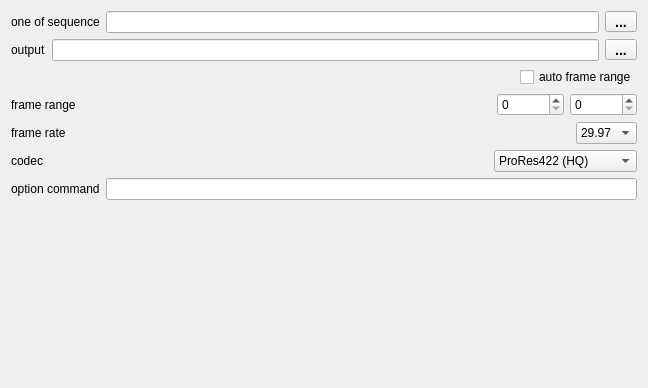
<?xml version="1.0" encoding="UTF-8"?>
<ui version="4.0">
 <class>TaskFfmpegWidget</class>
 <widget class="QWidget" name="TaskFfmpegWidget">
  <property name="geometry">
   <rect>
    <x>0</x>
    <y>0</y>
    <width>648</width>
    <height>388</height>
   </rect>
  </property>
  <property name="acceptDrops">
   <bool>true</bool>
  </property>
  <property name="windowTitle">
   <string>spool maya</string>
  </property>
  <layout class="QVBoxLayout" name="verticalLayout">
   <item>
    <layout class="QHBoxLayout" name="horizontalLayout_5">
     <item>
      <widget class="QLabel" name="label_3">
       <property name="text">
        <string>one of sequence</string>
       </property>
      </widget>
     </item>
     <item>
      <widget class="QLineEdit" name="lineEditFileName"/>
     </item>
     <item>
      <widget class="QPushButton" name="pushButtonFileNameRef">
       <property name="styleSheet">
        <string notr="true">QPushButton {
padding: 3px;
font: bold 14px;
padding-left: 5px;
padding-right: 5px;
min-width: 20px;
max-width: 20px;
min-height: 13px;
max-height: 13px;
}</string>
       </property>
       <property name="text">
        <string>...</string>
       </property>
      </widget>
     </item>
    </layout>
   </item>
   <item>
    <layout class="QHBoxLayout" name="horizontalLayout">
     <item>
      <widget class="QLabel" name="labelOutput">
       <property name="text">
        <string>output</string>
       </property>
      </widget>
     </item>
     <item>
      <widget class="QLineEdit" name="lineEditOutput"/>
     </item>
     <item>
      <widget class="QPushButton" name="pushButtonOutputRef">
       <property name="styleSheet">
        <string notr="true">QPushButton {
padding: 3px;
font: bold 14px;
padding-left: 5px;
padding-right: 5px;
min-width: 20px;
max-width: 20px;
min-height: 13px;
max-height: 13px;
}</string>
       </property>
       <property name="text">
        <string>...</string>
       </property>
      </widget>
     </item>
    </layout>
   </item>
   <item>
    <layout class="QHBoxLayout" name="horizontalLayout_8">
     <item>
      <spacer name="horizontalSpacer_3">
       <property name="orientation">
        <enum>Qt::Horizontal</enum>
       </property>
       <property name="sizeHint" stdset="0">
        <size>
         <width>40</width>
         <height>20</height>
        </size>
       </property>
      </spacer>
     </item>
     <item>
      <widget class="QCheckBox" name="checkBoxAutoFrameRange">
       <property name="text">
        <string>auto frame range</string>
       </property>
      </widget>
     </item>
    </layout>
   </item>
   <item>
    <layout class="QHBoxLayout" name="horizontalLayout_4">
     <item>
      <widget class="QLabel" name="label">
       <property name="text">
        <string>frame range</string>
       </property>
      </widget>
     </item>
     <item>
      <spacer name="horizontalSpacer_2">
       <property name="orientation">
        <enum>Qt::Horizontal</enum>
       </property>
       <property name="sizeHint" stdset="0">
        <size>
         <width>40</width>
         <height>20</height>
        </size>
       </property>
      </spacer>
     </item>
     <item>
      <widget class="QSpinBox" name="spinBoxStart">
       <property name="maximum">
        <number>1000000</number>
       </property>
      </widget>
     </item>
     <item>
      <widget class="QSpinBox" name="spinBoxEnd">
       <property name="maximum">
        <number>1000000</number>
       </property>
      </widget>
     </item>
    </layout>
   </item>
   <item>
    <layout class="QHBoxLayout" name="horizontalLayout_7">
     <item>
      <widget class="QLabel" name="labelFrameRate">
       <property name="text">
        <string>frame rate</string>
       </property>
      </widget>
     </item>
     <item>
      <spacer name="horizontalSpacer_4">
       <property name="orientation">
        <enum>Qt::Horizontal</enum>
       </property>
       <property name="sizeHint" stdset="0">
        <size>
         <width>40</width>
         <height>20</height>
        </size>
       </property>
      </spacer>
     </item>
     <item>
      <widget class="QComboBox" name="comboBoxFrameRate">
       <item>
        <property name="text">
         <string>29.97</string>
        </property>
       </item>
       <item>
        <property name="text">
         <string>30</string>
        </property>
       </item>
       <item>
        <property name="text">
         <string>59.94</string>
        </property>
       </item>
       <item>
        <property name="text">
         <string>60</string>
        </property>
       </item>
       <item>
        <property name="text">
         <string>24</string>
        </property>
       </item>
       <item>
        <property name="text">
         <string>25</string>
        </property>
       </item>
       <item>
        <property name="text">
         <string>50</string>
        </property>
       </item>
      </widget>
     </item>
    </layout>
   </item>
   <item>
    <layout class="QHBoxLayout" name="horizontalLayout_2">
     <item>
      <widget class="QLabel" name="labelCodec">
       <property name="text">
        <string>codec</string>
       </property>
      </widget>
     </item>
     <item>
      <spacer name="horizontalSpacer">
       <property name="orientation">
        <enum>Qt::Horizontal</enum>
       </property>
       <property name="sizeHint" stdset="0">
        <size>
         <width>40</width>
         <height>20</height>
        </size>
       </property>
      </spacer>
     </item>
     <item>
      <widget class="QComboBox" name="comboBoxCodec">
       <item>
        <property name="text">
         <string>ProRes422 (HQ)</string>
        </property>
       </item>
       <item>
        <property name="text">
         <string>ProRes422 (Normal)</string>
        </property>
       </item>
       <item>
        <property name="text">
         <string>ProRes422 (LT)</string>
        </property>
       </item>
       <item>
        <property name="text">
         <string>ProRes422 (Proxy)</string>
        </property>
       </item>
      </widget>
     </item>
    </layout>
   </item>
   <item>
    <layout class="QHBoxLayout" name="horizontalLayout_3">
     <item>
      <widget class="QLabel" name="label_2">
       <property name="text">
        <string>option command</string>
       </property>
      </widget>
     </item>
     <item>
      <widget class="QLineEdit" name="lineEditOptionCommand"/>
     </item>
    </layout>
   </item>
   <item>
    <spacer name="verticalSpacer">
     <property name="orientation">
      <enum>Qt::Vertical</enum>
     </property>
     <property name="sizeHint" stdset="0">
      <size>
       <width>20</width>
       <height>40</height>
      </size>
     </property>
    </spacer>
   </item>
  </layout>
 </widget>
 <resources/>
 <connections/>
</ui>
